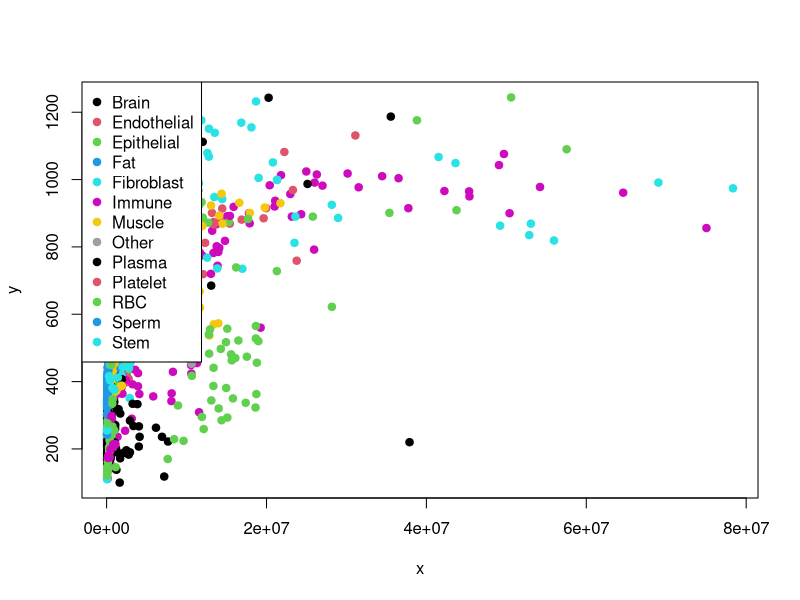

This figure's R source: (Note: this script raises an error after producing the figure.)
setwd("D:/Halushka_lab/Arun/microRNAome_manuscript/Figures")
data <- read.table("forScatterPlot2.txt", header = T, sep="\t")
#x = log10(data$Filtered_miRNA_Reads)
x = data$Filtered_miRNA_Reads
y = data$Unique_miRNAs
plot(x, y, pch = 19, col = factor(data$groups))
group =  data$groups
legend("topleft",
       legend = levels(factor(group)),
       pch = 19,
       col = factor(levels(factor(group))))


library(ggplot2)
ggplot2.scatterplot(data=data, xName='Filtered miRNA reads',yName='Unique miRNAs', 
                    groupName='Class', size=3,
                    backgroundColor="white",
                    groupColors=c('#999999','#E69F00', '#56B4E9'))  

df=as.data.frame(data)
ggplot(df,aes(x=log10(Filtered_miRNA_Reads),y=Unique_miRNAs, col=groups, shape = unique(groups)))+geom_point()

ggplot(df,aes(x=log10(Filtered_miRNA_Reads),y=Unique_miRNAs)) + geom_point(aes(shape=groups,color=groups)) + scale_shape_manual(name="shape", values=c(0,15,1, 16, 2, 17, 10, 11, 12,13,14, 25, 23)) + scale_color_manual(name="colour", values=c("red","blue","yellow", "green", "purple", "black","Pink", "Maroon", "Brown", "Lavender", "darkgreen", "orange", "skyblue"))
ggplot(df,aes(x=log10(Filtered_miRNA_Reads),y=Unique_miRNAs)) + geom_point(aes(shape=groups,color=groups), size=2) + scale_shape_manual(name="shape", values=c(0,15,1, 16, 2, 17, 10, 11, 12,13,14, 25, 23)) + scale_color_manual(name="colour", values=c("red","blue","yellow", "green", "purple", "black","Pink", "Maroon", "Brown", "Lavender", "#469990", "orange", "#aaffc3"))
ggplot(df,aes(x=log10(Filtered_miRNA_Reads),y=Unique_miRNAs)) + geom_point(aes(color=groups), size=1.5) + scale_color_manual(name="colour", values=c("red","blue","yellow", "green", "purple", "black","Pink", "Maroon", "Brown", "Lavender", "#469990", "orange", "#aaffc3"))
ggplot(df,aes(x=Filtered_miRNA_Reads,y=Unique_miRNAs, col=groups))+geom_point() + scale_x_continuous(trans='log10')

ggplot(df,aes(x=Filtered_miRNA_Reads,y=Unique_miRNAs)) + geom_point(aes(shape=groups,color=groups), size=2) + scale_shape_manual(name="shape", values=c(0,15,1, 16, 2, 17, 10, 11, 12,13,14, 25, 23)) + scale_color_manual(name="colour", values=c("red","blue","yellow", "green", "purple", "black","Pink", "Maroon", "Brown", "Lavender", "#469990", "orange", "#aaffc3")) + scale_x_continuous(trans='log10')
ggplot(df,aes(x=Filtered_miRNA_Reads,y=Unique_miRNAs)) + geom_point(aes(color=groups), size=1.5) + scale_color_manual(name="colour", values=c("red","blue","yellow", "green", "purple", "black","Pink", "Maroon", "Brown", "Lavender", "#469990", "orange", "#aaffc3")) + scale_x_continuous(trans='log10')


ggplot(df,aes(x=Filtered_miRNA_Reads,y=Unique_miRNAs)) + geom_point(aes(color=groups), size=1.5) + scale_color_manual(name="colour", values=c("#F8766D", "#E18A00", "#BE9C00", "#8CAB00", "#24B700", "#00BE70", "#00C1AB", "#00BBDA", "#00ACFC", "#8B93FF", "#D575FE", "#F962DD", "#FF65AC")) + scale_x_continuous(trans='log10')
ggplot(df,aes(x=Filtered_miRNA_Reads,y=Unique_miRNAs)) + geom_point(aes(color=groups), size=1.5) + scale_color_manual(name="colour", values=c("#F8766D", "#E18A00", "#BE9C00", "#8CAB00", "#24B700", "#00BE70", "#00C1AB", "#00BBDA", "#00ACFC", "#8B93FF", "#D575FE", "#F962DD", "#FF65AC")) + scale_x_continuous(trans='log10') + theme_bw()

# command used for scatter plot
ggplot(df,aes(x=Filtered_miRNA_Reads,y=Unique_miRNAs)) + geom_point(aes(color=groups), size=1.5) + scale_color_manual(name="colour", values=c("#F8766D", "#E18A00", "#BE9C00", "#8CAB00", "#24B700", "#00BE70", "#00C1AB", "#00BBDA", "#00ACFC", "#8B93FF", "#D575FE", "#F962DD", "#FF65AC")) + scale_x_continuous(trans='log10') + theme_bw() + theme(panel.border = element_blank(), panel.grid.major = element_blank(), panel.grid.minor = element_blank(), axis.line = element_line(colour = "black"))

library(scales)
show_col(hue_pal()(13))


## BOX PLOT
# ggplot(df, aes(y=groups, x=Unique_miRNAs)) + 
#   geom_boxplot(notch = TRUE)+
#   geom_jitter(position=position_jitter(0.2))

nsx <- list(counts = as.numeric(df$Unique_miRNAs), group = as.factor(df$groups))
nsx <- as.tibble(nsx)
q<- ggplot(nsx, aes(group, counts, fill = group)) + geom_boxplot() 
q + theme(axis.text.x = element_text(angle = 90, vjust = 0.5, hjust=1))
#q + theme(axis.text.x = element_text(size=6, angle = 90, vjust = 0.5, hjust=1)) + coord_flip()
#q + theme(axis.text.x = element_text(size=6, angle = 90, vjust = 0.5, hjust=1))  + theme_bw() + theme(panel.border = element_blank(), panel.grid.major = element_blank(), panel.grid.minor = element_blank(), axis.line = element_line(colour = "black"))
q + theme_bw() + theme(panel.border = element_blank(), panel.grid.major = element_blank(), panel.grid.minor = element_blank(), axis.line = element_line(colour = "black"),axis.text.x = element_text(size=12, angle = 90, vjust = 0.5, hjust=1) )

